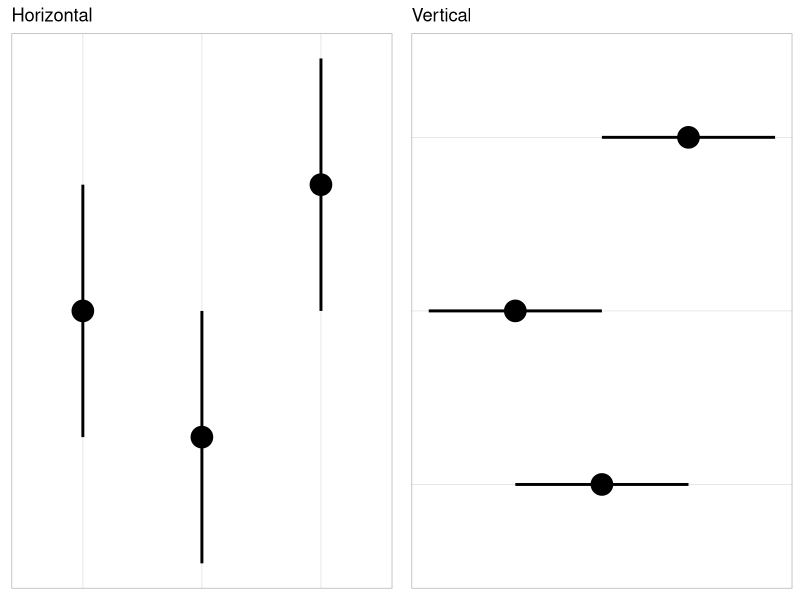
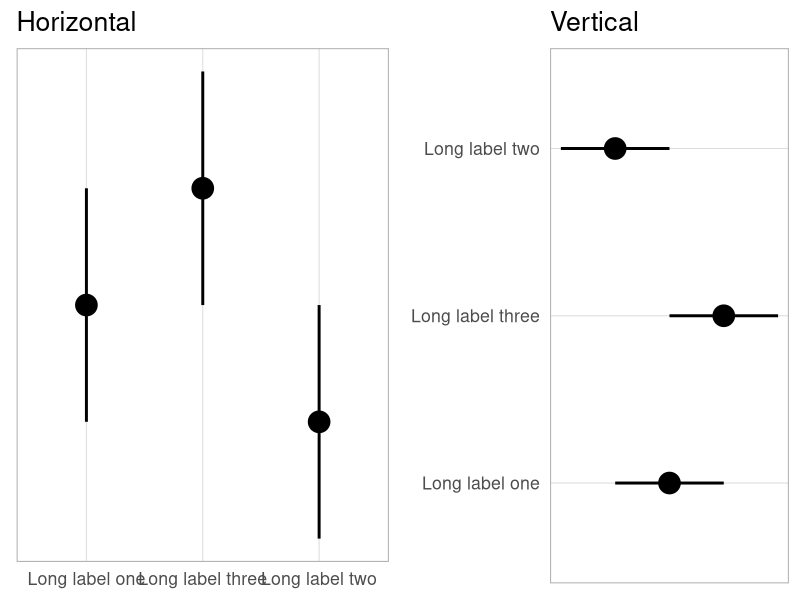

These charts were generated, in order, by the following R code:
## ---- chunk 1
knitr::opts_chunk$set(echo = TRUE)

## ---- chunk 2
library(tidyverse)
library(gridExtra)

# Set global ggplot theme
theme_set(theme_light())

# Set seed for reproducibility 
set.seed(1972)

# generate data
alignData <- tibble(
  x = factor(c(1, 2, 3)),
  x_lab = c("Long label one", "Long label two", "Long label three"),
  y = c(2, 1, 3),
  low = c(1, 0, 2),
  hi = c(3, 2, 4))
## ---- chunk 3
a <- alignData %>%
  ggplot(aes(
    x = x,
    y = y,
    ymin = low,
    ymax = hi
  )) +
  geom_point(size = 7) +
  geom_linerange(size = 1) +
  theme(
    axis.title = element_blank(),
    axis.text = element_blank(),
    axis.ticks = element_blank(),
    panel.grid.major.y = element_blank(),
    panel.grid.minor.y = element_blank()
  ) +
  ggtitle("Horizontal")


b <- alignData %>% 
  ggplot(aes(
    x = x,
    y = y,
    ymin = low,
    ymax = hi
  )) +
  geom_point(size = 7) +
  geom_linerange(size = 1) +
  coord_flip() +
  theme(
    axis.title = element_blank(),
    axis.text = element_blank(),
    axis.ticks = element_blank(),
    panel.grid.major.x = element_blank(),
    panel.grid.minor.x = element_blank()
  ) +
  ggtitle("Vertical")

# plot side by side
grid.arrange(a, b, nrow = 1)
## ---- chunk 4

# add in axis labels
a <-
  alignData %>% ggplot(aes(
    x = x_lab,
    y = y,
    ymin = low,
    ymax = hi
  )) +
  geom_point(size = 7) +
  geom_linerange(size = 1) +
  theme_light(base_size = 16) +
  theme(
    axis.title = element_blank(),
    axis.text.y = element_blank(),
    axis.ticks = element_blank(),
    panel.grid.major.y = element_blank(),
    panel.grid.minor.y = element_blank()
  ) +
  ggtitle("Horizontal")


b <- alignData %>%
  ggplot(aes(
    x = x_lab,
    y = y,
    ymin = low,
    ymax = hi
  )) +
  geom_point(size = 7) +
  geom_linerange(size = 1) +
  theme_light(base_size = 16) +
  coord_flip() +
  theme(
    axis.title = element_blank(),
    axis.text.x = element_blank(),
    axis.ticks = element_blank(),
    panel.grid.major.x = element_blank(),
    panel.grid.minor.x = element_blank()
  ) +
  ggtitle("Vertical")


grid.arrange(a, b, nrow = 1)

